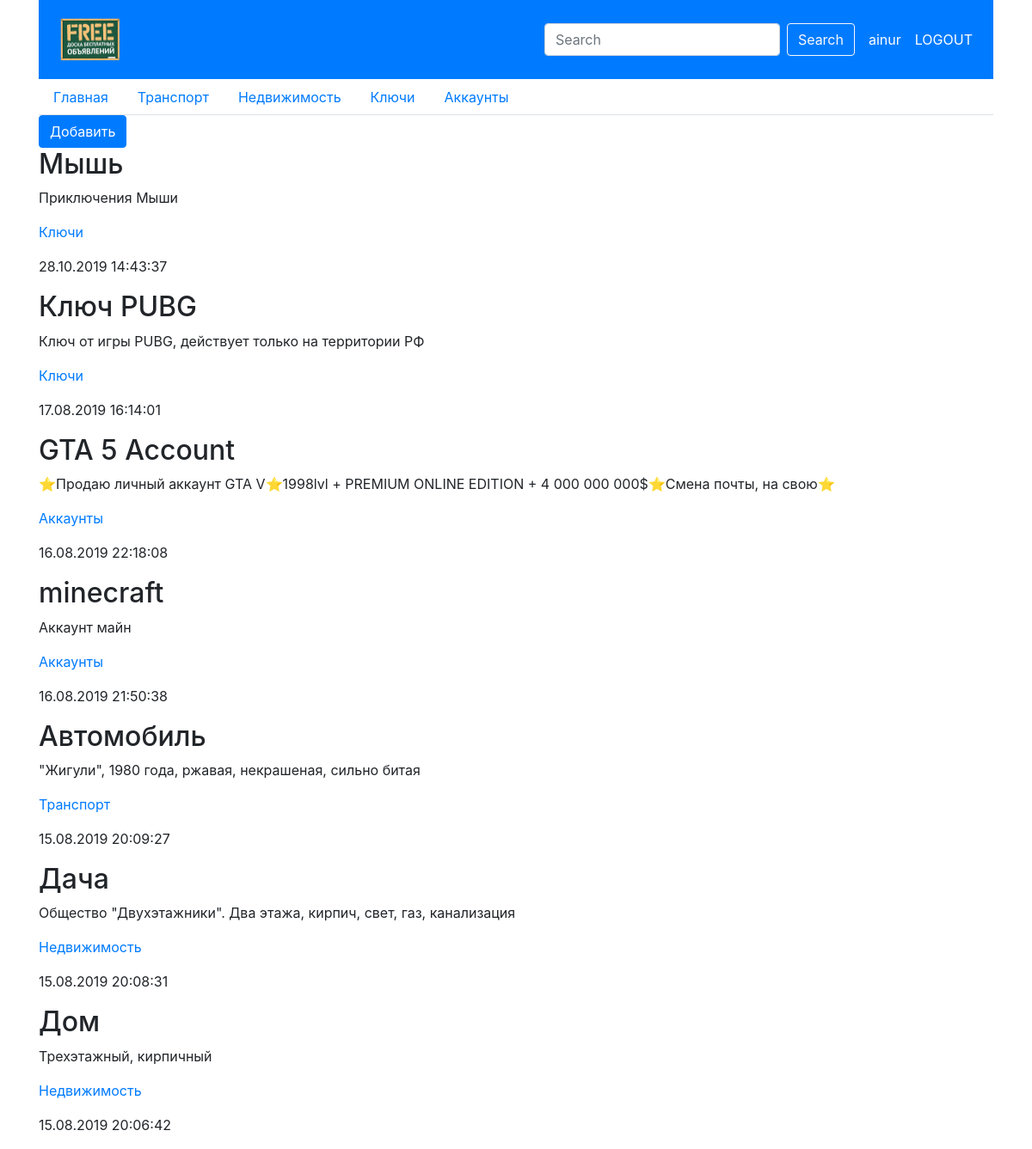
The page /bboard/ (signed in) on the database its author committed.
### bboard/models.py (models this page shows, shortened)
class Rubric(models.Model):
  name = models.CharField(max_length=20, db_index=True, verbose_name='Название')
  class Meta:
    verbose_name_plural = 'Рубрики'
    verbose_name = 'Рубрика'
    ordering = ['-name']

class Bb (models.Model):
  title = models.CharField(max_length=50, verbose_name='Товар')
  content = models.TextField(null=True, blank=True, verbose_name='Описание')
  price = models.FloatField(null=True, blank=True, verbose_name='Цена')
  published = models.DateTimeField(auto_now_add=True, db_index=True, verbose_name='Опубликовано')
  rubric = models.ForeignKey('Rubric', null=True,
  on_delete=models.PROTECT, verbose_name='Рубрика')
  class Meta:
    verbose_name_plural = 'Объявления'
    verbose_name = 'Объявление'
    ordering = ['-published']

### bboard/views.py (the view)
# urls.py: path('', index, name='index' ),
@login_required
@permission_required(('bboard.add_rubric','bboard.change_rubric','bboard.delete_rubric'))
def index(request):
    bbs = Bb.objects.all()
    rubrics = Rubric.objects.all()
    context = {'bbs': bbs, 'rubrics':rubrics}
    return render(request, 'bboard/index.html', context)

### bboard/templates/bboard/index.html
{% extends "bboard/layout/basic.html" %}
{% block content %}
{% if 'bboard:add_bb' in perms %}
<button type="button" class="btn btn-primary"><a class='add_b' href="{% url 'bboard:add' %}">Добавить</a></button>
{% endif %}
{% for bb in bbs %}
<div>
  <h2>{{ bb.title }}</h2>
  <p>{{ bb.content }}</p>
  <p><a href="{% url 'by_rubric' bb.rubric.pk %}">{{ bb.rubric.name }} </a></p>
  <p>{{ bb.published|date:"d.m.Y H:i:s" }}</p>
</div>
{% endfor %}
{% endblock %}

### bboard/templates/bboard/layout/basic.html (shortened to what this page needs)
{% load static %}
<!DOCTYPE html>
<html>
<head>
  <link rel="stylesheet" href="{% static 'bboard/style.css' %}">
  <link rel="stylesheet" href="https://stackpath.bootstrapcdn.com/bootstrap/4.3.1/css/bootstrap.min.css"
>
</head>
<body>
  <div class='container'>
    <nav class="navbar navbar-expand-lg navbar-dark bg-primary">
      <div class='mr-auto p-2 bd-highlight'>
        <a class="navbar-brand" href="{% url 'index' %}"><img class='nav_img' src="{% static 'bboard/adv.png' %}"></a>
      </div>
      <div class='p-2 bd-highlight'>
        <form class="form-inline">
          <input class="form-control mr-sm-2" type="search" placeholder="Search" aria-label="Search">
          <button class="btn btn-outline-light my-2 my-sm-0" type="submit">Search</button>
        </form>
      </div>
      <div class="p-2 bd-highlight">
        <a class='add_b' href="#">{{ user.username }}</a>
      </div>
      <div class="p-2 bd-highlight">
        <a class='add_b' href="{% url 'login' %}">
          {% if user.is_authenticated %}
          <a class='add_b' href="{% url 'logout' %}">LOGOUT</a>
          {%else%}
          <a class='add_b' href="{% url 'login' %}">LOGIN</a>
          {%endif%}
        </a>
      </div>
    </nav>
    <nav class='nav nav-tabs'>
      <a class="nav-item nav-link" href="{% url 'index' %}">Главная<span class="sr-only">(current)</span></a>
      {% for rubric in rubrics %}
      <a class="nav-item nav-link" href="{% url 'by_rubric' rubric.pk %}">{{ rubric.name }}</a>
      {% endfor %}
    </nav>
    <div>
      <section>
        {% block content %}{% endblock %}
      </section>
    </div>
  </div>
</body>
</html>

### bboard/static/bboard/style.css (style rules this page uses)
.add_b { color: white; }
.nav_img { width: auto; height: 50px; }

### rows shown on the page
Rubric: name "Транспорт"
Rubric: name "Недвижимость"
Rubric: name "Ключи"
Rubric: name "Аккаунты"
Bb: title "Мышь", content "Приключения Мыши", rubric.name "Ключи", published "28.10.2019 14:43:37"
Bb: title "Ключ PUBG", content "Ключ от игры PUBG, действует только на территории РФ", rubric.name "Ключи", published "17.08.2019 16:14:01"
Bb: title "GTA 5 Account", content "⭐Продаю личный аккаунт GTA V⭐1998lvl + PREMIUM ONLINE EDITION + 4 000 000 000$⭐Смена почты, на свою⭐", rubric.name "Аккаунты", published "16.08.2019 22:18:08"
Bb: title "minecraft", content "Аккаунт майн", rubric.name "Аккаунты", published "16.08.2019 21:50:38"
Bb: title "Автомобиль", content "\"Жигули\", 1980 года, ржавая, некрашеная, сильно битая", rubric.name "Транспорт", published "15.08.2019 20:09:27"
Bb: title "Дача", content "Общество \"Двухэтажники\". Два этажа, кирпич, свет, газ, канализация", rubric.name "Недвижимость", published "15.08.2019 20:08:31"
Bb: title "Дом", content "Трехэтажный, кирпичный", rubric.name "Недвижимость", published "15.08.2019 20:06:42"

### other values the page prints
{{ user.username }} "ainur"
